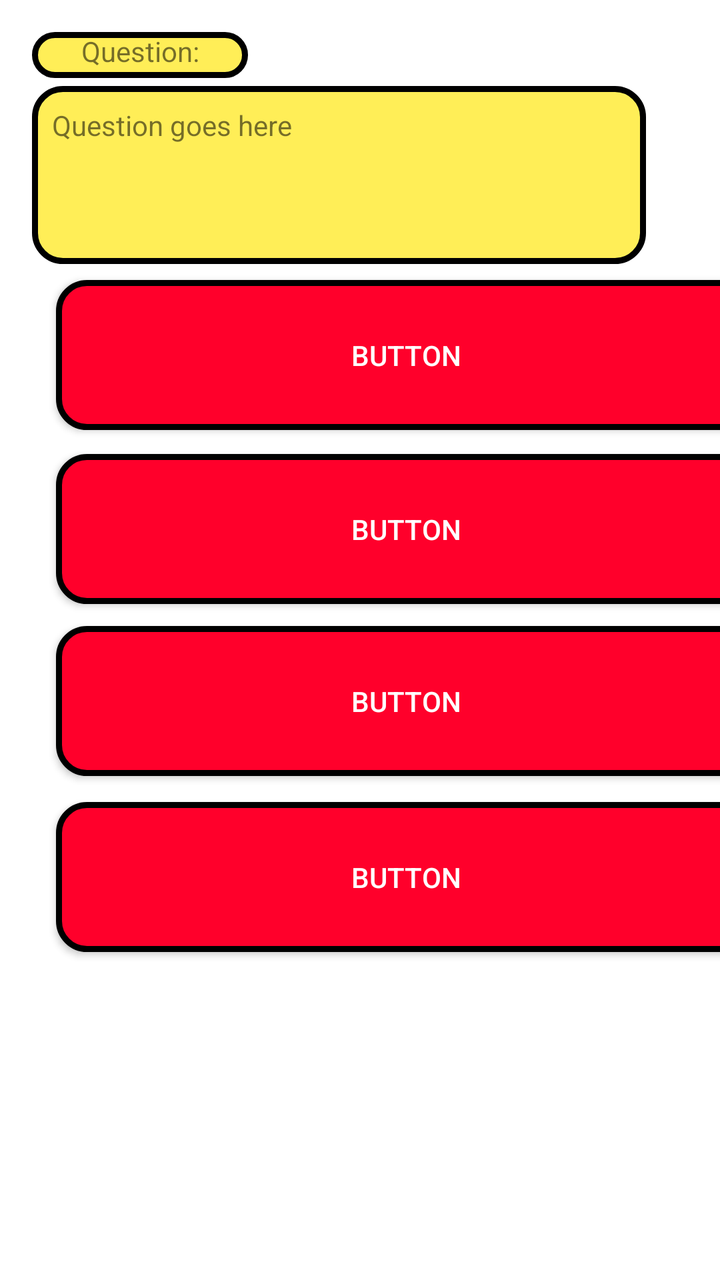
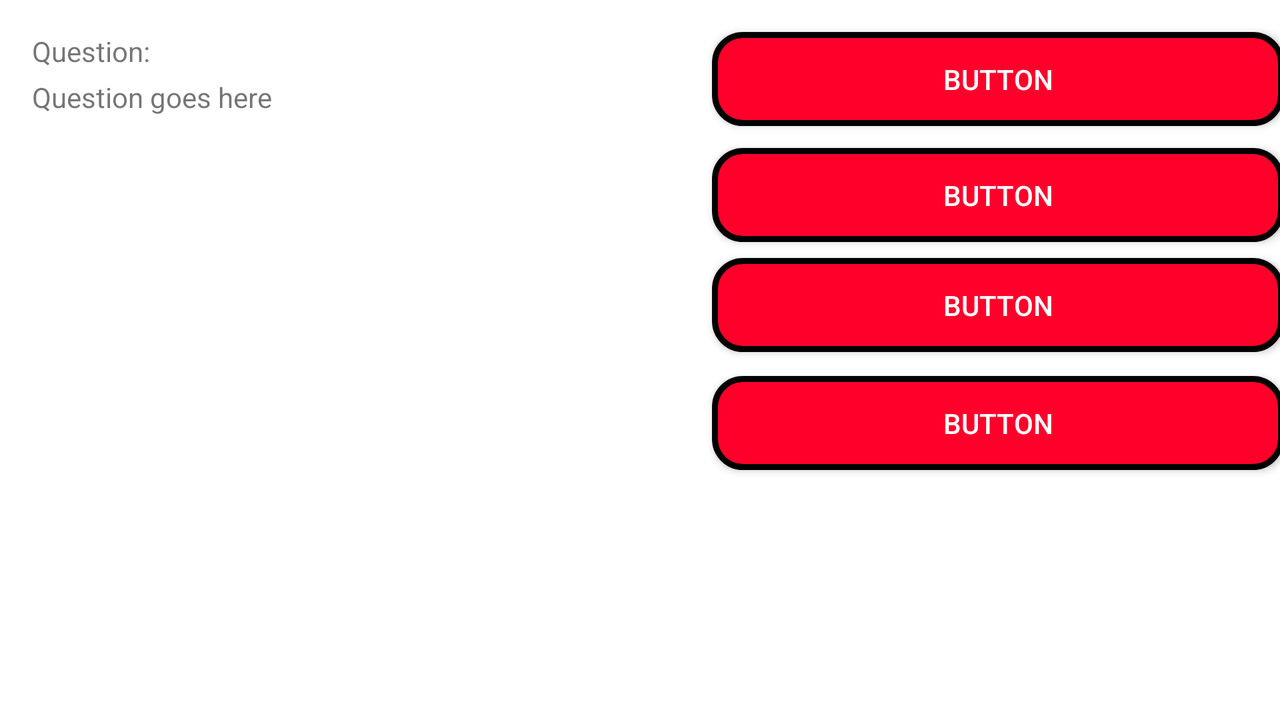

An Android layout and its configuration variant, each rendered on a device that would load it. The default file and the variant file are quoted in full after the pictures.
<!-- AndroidManifest.xml: application theme Theme.FinalProject -->
<!-- res/layout/activity_game.xml -->
<?xml version="1.0" encoding="utf-8"?>

<androidx.constraintlayout.widget.ConstraintLayout xmlns:android="http://schemas.android.com/apk/res/android"
    xmlns:app="http://schemas.android.com/apk/res-auto"
    xmlns:tools="http://schemas.android.com/tools"
    android:layout_width="match_parent"
    android:layout_height="match_parent"
    tools:context=".GameActivity"
    android:background="@drawable/tile_background">

    <TextView
        android:id="@+id/textView"
        android:layout_width="108dp"
        android:layout_height="23dp"
        android:layout_marginStart="16dp"
        android:layout_marginTop="16dp"
        android:background="@drawable/question_frame"
        android:text="Question:"
        android:textAlignment="center"
        app:layout_constraintStart_toStartOf="parent"
        app:layout_constraintTop_toTopOf="parent" />

    <TextView
        android:paddingLeft="10dp"
        android:paddingRight="10dp"
        android:paddingTop="10dp"
        android:id="@+id/questionView"
        android:background="@drawable/question_frame"
        android:layout_width="307dp"
        android:layout_height="89dp"
        android:layout_marginStart="16dp"
        android:layout_marginTop="4dp"
        android:text="Question goes here"
        app:layout_constraintStart_toStartOf="parent"
        app:layout_constraintTop_toBottomOf="@+id/textView" />

    <androidx.appcompat.widget.AppCompatButton
        android:background="@drawable/button_shape"
        android:soundEffectsEnabled="false"
        android:textColor="#FFFFFF"
        android:id="@+id/button1"
        android:layout_width="350dp"
        android:layout_height="75dp"
        android:layout_marginStart="28dp"
        android:layout_marginTop="8dp"
        android:text="Button"
        app:layout_constraintStart_toStartOf="parent"
        app:layout_constraintTop_toBottomOf="@+id/questionView" />

    <androidx.appcompat.widget.AppCompatButton
        android:background="@drawable/button_shape"
        android:soundEffectsEnabled="false"
        android:textColor="#FFFFFF"
        android:id="@+id/button2"
        android:layout_width="350dp"
        android:layout_height="75dp"
        android:layout_marginStart="28dp"
        android:layout_marginTop="12dp"
        android:text="Button"
        app:layout_constraintStart_toStartOf="parent"
        app:layout_constraintTop_toBottomOf="@+id/button1" />

    <androidx.appcompat.widget.AppCompatButton
        android:background="@drawable/button_shape"
        android:soundEffectsEnabled="false"
        android:textColor="#FFFFFF"
        android:id="@+id/button3"
        android:layout_width="350dp"
        android:layout_height="75dp"
        android:layout_marginStart="28dp"
        android:layout_marginTop="11dp"
        android:text="Button"
        app:layout_constraintStart_toStartOf="parent"
        app:layout_constraintTop_toBottomOf="@+id/button2" />

    <androidx.appcompat.widget.AppCompatButton
        android:background="@drawable/button_shape"
        android:soundEffectsEnabled="false"
        android:textColor="#FFFFFF"
        android:id="@+id/button4"
        android:layout_width="350dp"
        android:layout_height="75dp"
        android:layout_marginStart="28dp"
        android:layout_marginTop="13dp"
        android:text="Button"
        app:layout_constraintStart_toStartOf="parent"
        app:layout_constraintTop_toBottomOf="@+id/button3" />

</androidx.constraintlayout.widget.ConstraintLayout>
<!-- resources referenced by this layout -->
<resources>
  <!-- drawable button_shape (drawable) -->
  <?xml version="1.0" encoding="utf-8"?>
  
  <shape xmlns:android="http://schemas.android.com/apk/res/android" android:shape="rectangle" >
      <corners
          android:radius="14dp"
          />
      <solid
          android:color="#FF002B"
          />
      <padding
          android:left="0dp"
          android:top="0dp"
          android:right="0dp"
          android:bottom="0dp"
          />
      <size
          android:width="270dp"
          android:height="60dp"
          />
      <stroke
          android:width="3dp"
          android:color="#000000"
          />
  </shape>
  <!-- drawable question_frame (drawable) -->
  <?xml version="1.0" encoding="utf-8"?>
  
  <shape xmlns:android="http://schemas.android.com/apk/res/android" android:shape="rectangle" >
      <corners
          android:radius="14dp"
          />
      <solid
          android:color="#FFEE57"
          />
      <padding
          android:left="0dp"
          android:top="0dp"
          android:right="0dp"
          android:bottom="0dp"
          />
      <size
          android:width="270dp"
          android:height="60dp"
          />
      <stroke
          android:width="3dp"
          android:color="#000000"
          />
  </shape>
  <!-- drawable tile_background (drawable) -->
  <?xml version="1.0" encoding="UTF-8" ?>
  
  <bitmap
      xmlns:android="http://schemas.android.com/apk/res/android"
      android:src="@drawable/pokemon"
      android:tileMode="repeat"
      />
  <style name="Theme.FinalProject" parent="Theme.MaterialComponents.DayNight.DarkActionBar">
          
          <item name="colorPrimary">#FF5A4D</item>
          <item name="colorPrimaryVariant">#FF5454</item>
          <item name="colorOnPrimary">@color/white</item>
          
          <item name="colorSecondary">@color/teal_200</item>
          <item name="colorSecondaryVariant">@color/teal_700</item>
          <item name="colorOnSecondary">@color/black</item>
          
          <item name="android:statusBarColor" tools:targetApi="l">?attr/colorPrimaryVariant</item>
          
      </style>
</resources>
<!-- res/layout-land/activity_game.xml (the repository's variant of the layout above) -->
<!-- drawn on the phone turned sideways -->
<?xml version="1.0" encoding="utf-8"?>
<androidx.constraintlayout.widget.ConstraintLayout xmlns:android="http://schemas.android.com/apk/res/android"
    xmlns:app="http://schemas.android.com/apk/res-auto"
    xmlns:tools="http://schemas.android.com/tools"
    android:layout_width="match_parent"
    android:layout_height="match_parent"
    tools:context=".GameActivity">

    <TextView
        android:id="@+id/textView"
        android:layout_width="wrap_content"
        android:layout_height="wrap_content"
        android:layout_marginStart="16dp"
        android:layout_marginTop="16dp"
        android:text="Question:"
        app:layout_constraintStart_toStartOf="parent"
        app:layout_constraintTop_toTopOf="parent" />

    <TextView
        android:id="@+id/questionView"
        android:layout_width="320dp"
        android:layout_height="304dp"
        android:layout_marginStart="16dp"
        android:layout_marginTop="4dp"
        android:text="Question goes here"
        app:layout_constraintStart_toStartOf="parent"
        app:layout_constraintTop_toBottomOf="@+id/textView" />

    <androidx.appcompat.widget.AppCompatButton
        android:background="@drawable/button_shape"
        android:soundEffectsEnabled="false"
        android:textColor="#FFFFFF"
        android:id="@+id/button1"
        android:layout_width="286dp"
        android:layout_height="47dp"
        android:layout_marginStart="20dp"
        android:layout_marginTop="16dp"
        android:text="Button"
        app:layout_constraintStart_toEndOf="@+id/questionView"
        app:layout_constraintTop_toTopOf="parent"
        />

    <androidx.appcompat.widget.AppCompatButton
        android:background="@drawable/button_shape"
        android:soundEffectsEnabled="false"
        android:textColor="#FFFFFF"
        android:id="@+id/button2"
        android:layout_width="286dp"
        android:layout_height="47dp"
        android:layout_marginStart="20dp"
        android:layout_marginTop="11dp"
        android:text="Button"
        app:layout_constraintStart_toEndOf="@+id/questionView"
        app:layout_constraintTop_toBottomOf="@+id/button1" />

    <androidx.appcompat.widget.AppCompatButton
        android:background="@drawable/button_shape"
        android:soundEffectsEnabled="false"
        android:textColor="#FFFFFF"
        android:id="@+id/button3"
        android:layout_width="286dp"
        android:layout_height="47dp"
        android:layout_marginStart="20dp"
        android:layout_marginTop="8dp"
        android:text="Button"
        app:layout_constraintStart_toEndOf="@+id/questionView"
        app:layout_constraintTop_toBottomOf="@+id/button2" />

    <androidx.appcompat.widget.AppCompatButton
        android:background="@drawable/button_shape"
        android:soundEffectsEnabled="false"
        android:textColor="#FFFFFF"
        android:id="@+id/button4"
        android:layout_width="286dp"
        android:layout_height="47dp"
        android:layout_marginStart="20dp"
        android:layout_marginTop="12dp"
        android:text="Button"
        app:layout_constraintStart_toEndOf="@+id/questionView"
        app:layout_constraintTop_toBottomOf="@+id/button3" />

</androidx.constraintlayout.widget.ConstraintLayout>
<!-- resources referenced by the variant -->
<!-- as the phone turned sideways resolves them -->
<resources>
  <!-- drawable button_shape (drawable) -->
  <?xml version="1.0" encoding="utf-8"?>
  
  <shape xmlns:android="http://schemas.android.com/apk/res/android" android:shape="rectangle" >
      <corners
          android:radius="14dp"
          />
      <solid
          android:color="#FF002B"
          />
      <padding
          android:left="0dp"
          android:top="0dp"
          android:right="0dp"
          android:bottom="0dp"
          />
      <size
          android:width="270dp"
          android:height="60dp"
          />
      <stroke
          android:width="3dp"
          android:color="#000000"
          />
  </shape>
  <style name="Theme.FinalProject" parent="Theme.MaterialComponents.DayNight.DarkActionBar">
          
          <item name="colorPrimary">#FF5A4D</item>
          <item name="colorPrimaryVariant">#FF5454</item>
          <item name="colorOnPrimary">@color/white</item>
          
          <item name="colorSecondary">@color/teal_200</item>
          <item name="colorSecondaryVariant">@color/teal_700</item>
          <item name="colorOnSecondary">@color/black</item>
          
          <item name="android:statusBarColor" tools:targetApi="l">?attr/colorPrimaryVariant</item>
          
      </style>
</resources>
